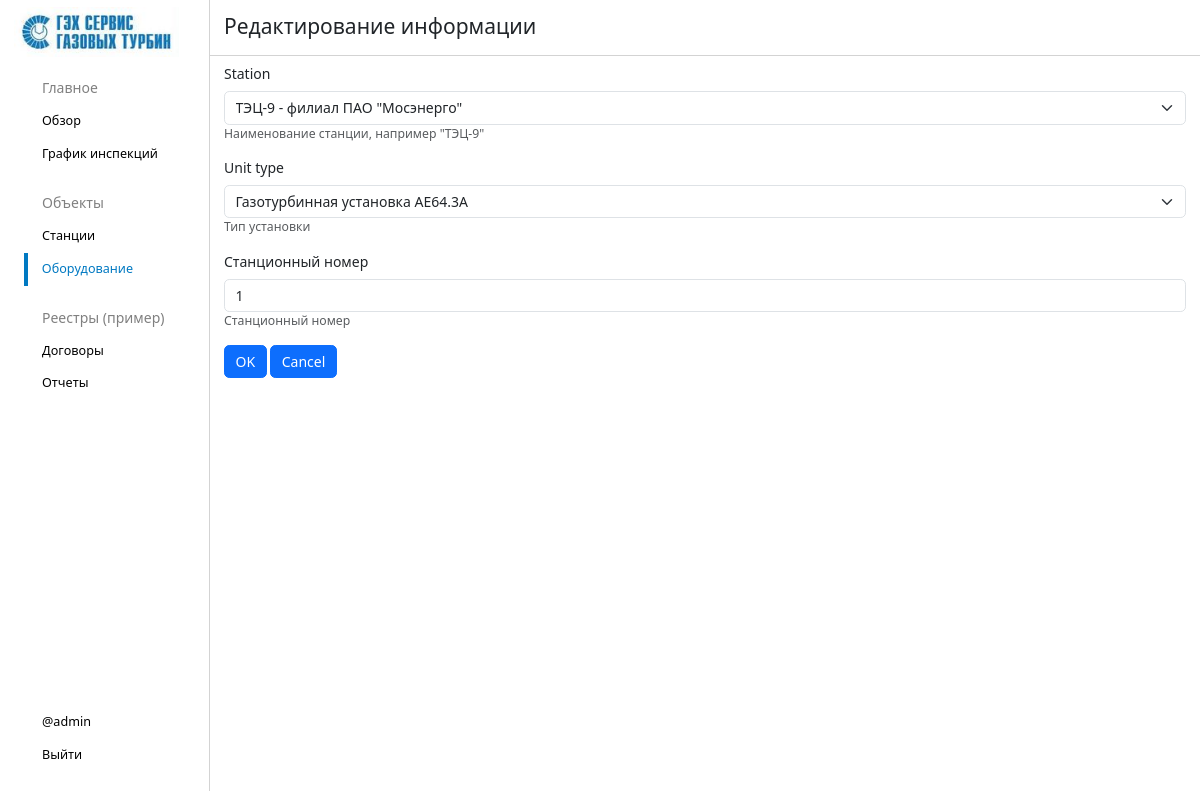
Page /stations/9/8/edit/ (signed in) on the committed database.
### stations/models.py (models this page shows, shortened)
class Unit(models.Model):
    station = models.ForeignKey(Station, on_delete=models.CASCADE)
    name = models.CharField('Наименование установки', max_length=100)
    short_name = models.CharField('Короткое наименование установки', max_length=10)
    unit_type = models.ForeignKey(UnitType, on_delete=models.SET_NULL, null=True, blank=True)
    station_number = models.CharField('Станционный номер', max_length=10, null=True, blank=True)
    class Meta:
        verbose_name = 'Установка'
        verbose_name_plural = 'Установки'

### stations/views.py (the view)
# urls.py: path('<int:station_id>/<int:unit_id>/edit/', views.unit_edit, name='unit_edit'),
@staff_member_required
def unit_edit(request, station_id, unit_id):
    error = ''
    unit = get_object_or_404(Unit.objects.select_related('station'), pk=unit_id)
    if request.method == 'POST':
        form = UnitForm(request.POST, instance=unit)
        if form.is_valid():
            unit = form.save(commit=False)
            unit.name = str(unit.unit_type) + ' ст. № ' + str(unit.station_number)
            unit.short_name = 'ГТ-' + str(unit.station_number)
            unit = form.save()
            return redirect('unit_detail', unit_id=unit.id, station_id=station_id)
        else:
            error = 'Форма заполнена неправильно'
    else:
        form = UnitForm(instance=unit)
    data = {
        'form': form,
        'error': error,
    }
    return render(request, 'stations/unit-edit.html', data)

### stations/forms.py
class UnitForm(forms.ModelForm):
    class Meta:
        model = Unit
        fields = [
            'station',
            'unit_type',
            'station_number'
        ]
        help_texts = {
            'station': 'Наименование станции, например "ТЭЦ-9"',
            'unit_type': 'Тип установки',
            'station_number': 'Станционный номер'
        }

### stations/models.py (called while the page is built)
    def __str__(self):
        return self.name

    def __str__(self):
        return self.machine_type + ' ' + self.name

### stations/templates/stations/unit-edit.html (shortened to what this page needs)
{% extends 'layout.html' %}
{% load static %}
{% load django_bootstrap5 %}
{% block head %}
    <link rel="stylesheet" href="{% static 'main/css/overview.css' %}">
    <link rel="stylesheet" href="{% static 'stations/css/forms.css' %}">
{% endblock %}
{% block units-overview %}
    <a href="{% url 'units_overview' %}" class="active">Оборудование</a>
{% endblock %}
{% block topline %}
<div>
    <h6>Редактирование информации</h6>
</div>
{% endblock %}
{% block content %}
<form method="POST" enctype='multipart/form-data'>
    {% bootstrap_form form layout='horizontal'%}
    {% bootstrap_button button_type="submit" content="OK" %}
    {% bootstrap_button button_type="reset" content="Cancel" %}
</form>
{% endblock %}

### templates/layout.html (shortened to what this page needs)
{% load static %}
{% load django_bootstrap5 %}
<html lang="ru">
<head>
    {% bootstrap_css %}
    <link rel="stylesheet" href="{% static 'css/layout.css' %}">
    {% block head %}{% endblock %}
</head>
<body>
<div class="sidenav">
    <div class="logo">
    <img src="{% static 'img/logo1.jpg' %}" class="" alt="" height="50">
    </div>
    <div class="sidenav-items">
        <title>Главное</title>
        {% block nav-overview %}<a href="{% url 'overview' %}">Обзор</a>{% endblock %}
        {% block nav-chart %}<a href="{% url 'event_chart' %}">График инспекций</a>{% endblock %}
    </div>
    <div class="sidenav-items">
        <title>Объекты</title>
        {% block stations-overview %}
        <a href="{% url 'stations_overview' %}">Станции</a>
        {% endblock %}
        {% block units-overview %}{% endblock %}
    </div>
    <div class="sidenav-items">
        <title>Реестры (пример)</title>
        <a href="">Договоры</a>
        <a href="">Отчеты</a>
    </div>
    <div class="sidenav-auth">
        {% if not user.is_authenticated %}
        <a href="{% url 'login' %}">Войти</a>
        {% else %}
        <username>@{{ user.username }}</username>
        <a href="{% url 'logout' %}">Выйти</a>
        {% endif %}
    </div>
</div>
<div class="main">
    <div class="topline">
    {% block topline %}
    {% endblock %}
    </div>
    <div class="content">
    {% block content %}{% endblock %}
    </div>
</div>
</body>
</html>

### static/css/layout.css (style rules this page uses)
html { font-size: 14px; box-sizing: border-box; }
.sidenav { height: 100%; width: 15rem; position: fixed; z-index: 1; top: 0; left: 0; overflow-x: hidden; border-right: 0.1rem solid lightgrey; word-break: break-word; }
.sidenav .logo { display: block; height: 4rem; padding: 0.5rem 1rem; }
.sidenav-items { margin: 1rem 0; }
.sidenav-items title { display: block; color: grey; margin-left: 2rem; padding: 0.5rem 1rem; font-size: 1rem; }
.sidenav-items a { display: block; margin-left: 2rem; padding: 0.5rem 1rem; color: black; text-decoration: none; font-size: 0.9rem; font-weight: 500; }
.sidenav-items a.active { color: rgb(0, 121, 194); border-left: 0.3rem solid rgb(0, 121, 194); margin-left: 1.7rem; }
.sidenav-auth { display: block; position: fixed; bottom: 2rem; }
.sidenav-auth a { display: block; margin-left: 2rem; padding: 0.5rem 1rem; color: black; text-decoration: none; font-size: 0.9rem; font-weight: 500; }
.sidenav-auth username { display: block; margin-left: 2rem; padding: 0.5rem 1rem; color: black; text-decoration: none; font-size: 0.9rem; font-weight: 500; }
.main { margin-left: 15rem; }
.topline { height: 4rem; border-bottom: 0.1rem solid lightgrey; padding: 1rem 0 1rem 1rem; }
.topline h6 { display: inline-block; font-size: 1.5rem; font-weight: 500; }
.content { padding: 0.5rem 1rem 1rem 1rem; }

### rows in the picture
Unit: station "ТЭЦ-9 - филиал ПАО \"Мосэнерго\"", unit_type "Газотурбинная установка AE64.3A", station_number "1"

### other values in the picture
{{ user.username }} "admin"
